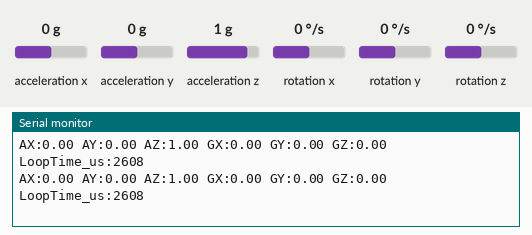
Bench run of a sketch on a simulated Arduino Nano 33 BLE. On the bench: the last lines printed to the serial monitor. The test bench sets the inputs (shaded band); at power-on: acceleration x 0 g, acceleration y 0 g, acceleration z 1 g, rotation x 0 °/s, rotation y 0 °/s, rotation z 0 °/s.

Above: at 1.2 s.
1.3 s: acceleration x set to -1.4 g
At 2.1 s:
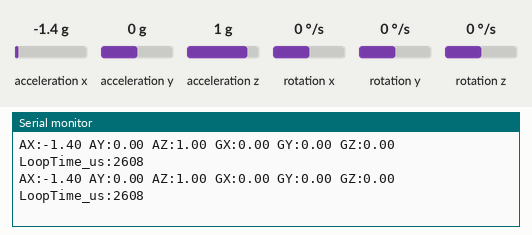
2.8 s: acceleration y set to -1.4 g
At 3.7 s:
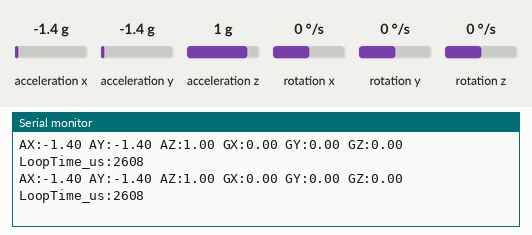
5.8 s: acceleration z set to -1.4 g
At 6.3 s:
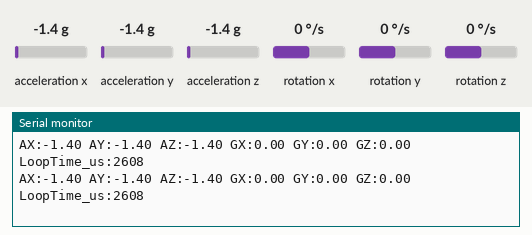

The sketch:

Sensor_check.ino
```cpp
/*This code it part of Week 1 and had the goal to check the sensor and
1) read acceelration and gyroscope values
2) timestamping using micros() to measure how many microseconds the loop takes
3) Output data in a format the Serial Plotter likes: label:value
4)Arduino Serial Plotter: this is built into the IDE. You print numbers (Serial.println(accel_x)), and it instantly draws a graph.*/

#include "Arduino_BMI270_BMM150.h"

unsigned long startTime; // Variable to store the start
unsigned long endTime;   // Variable to store the end
unsigned long duration;  // The result

void setup() {
  Serial.begin(115200);
while (!Serial);

  if(!IMU.begin()) {
    Serial.println("failed to inizialize IMU!");
    while(1);
  }
  Serial.println("IMU Inizialized!");

  Serial.print("Accelerometer sample rate = ");
  Serial.print(IMU.accelerationSampleRate());
  Serial.println(" Hz");
}

void loop() {
  float ax, ay, az;
  float gx, gy, gz;

startTime=micros();

if (IMU.accelerationAvailable() && IMU.gyroscopeAvailable()) {
IMU.readAcceleration(ax, ay, az);
IMU.readGyroscope(gx, gy, gz);

endTime=micros();
duration=endTime-startTime;

//Prints acceleration
Serial.print("AX:"); Serial.print(ax); Serial.print(" ");
Serial.print("AY:"); Serial.print(ay); Serial.print(" ");
Serial.print("AZ:"); Serial.print(az); Serial.print(" ");

Serial.print("GX:"); Serial.print(gx); Serial.print(" ");
Serial.print("GY:"); Serial.print(gy); Serial.print(" ");
Serial.print("GZ:"); Serial.print(gz); Serial.print(" ");

Serial.print("LoopTime_us:");
Serial.print(duration);

Serial.println();
}
}
```

Measured:
- after the input at 1.3 s, the serial monitor: prints a new line at once (image 1)
- after the input at 2.8 s, the serial monitor: prints a new line at once (image 2)
- after the input at 5.8 s, the serial monitor: prints a new line at once (image 3)
